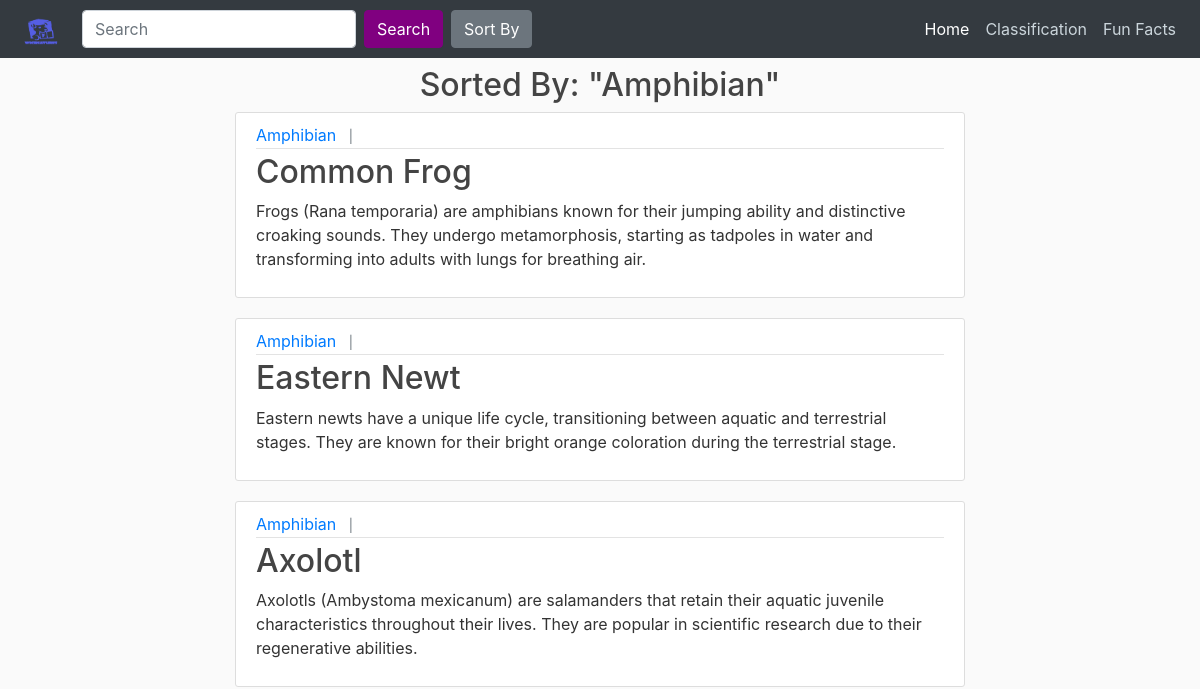
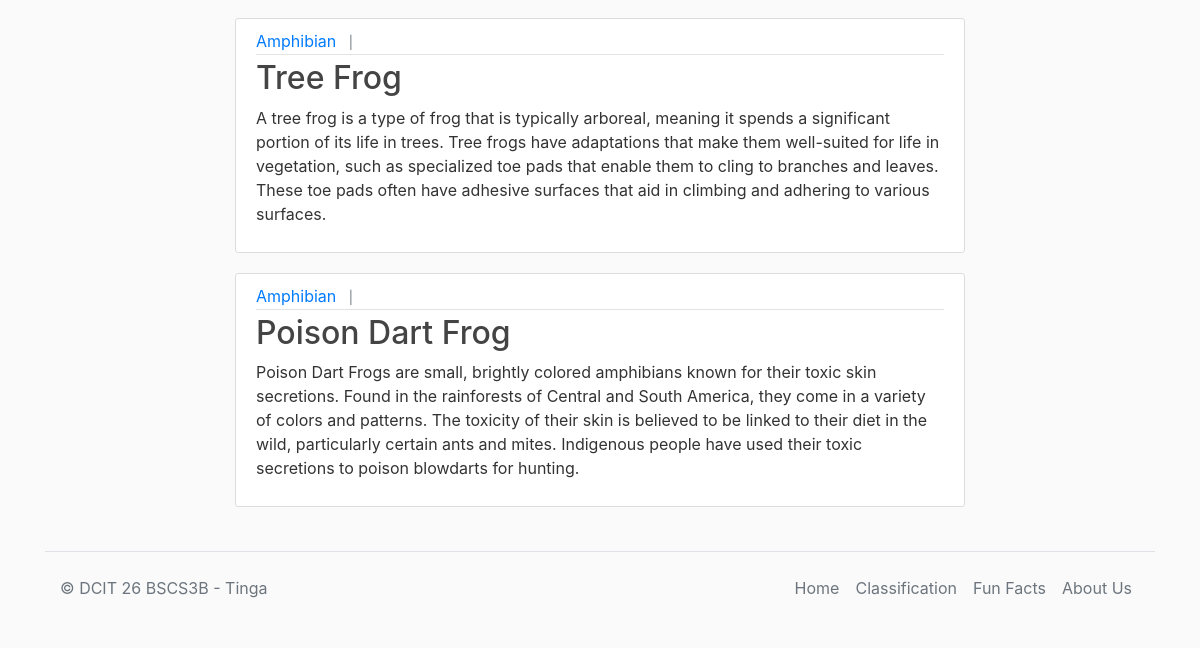
Page /Sorted-link/Amphibian/ on the earlier database version (2 pictures, top to bottom).
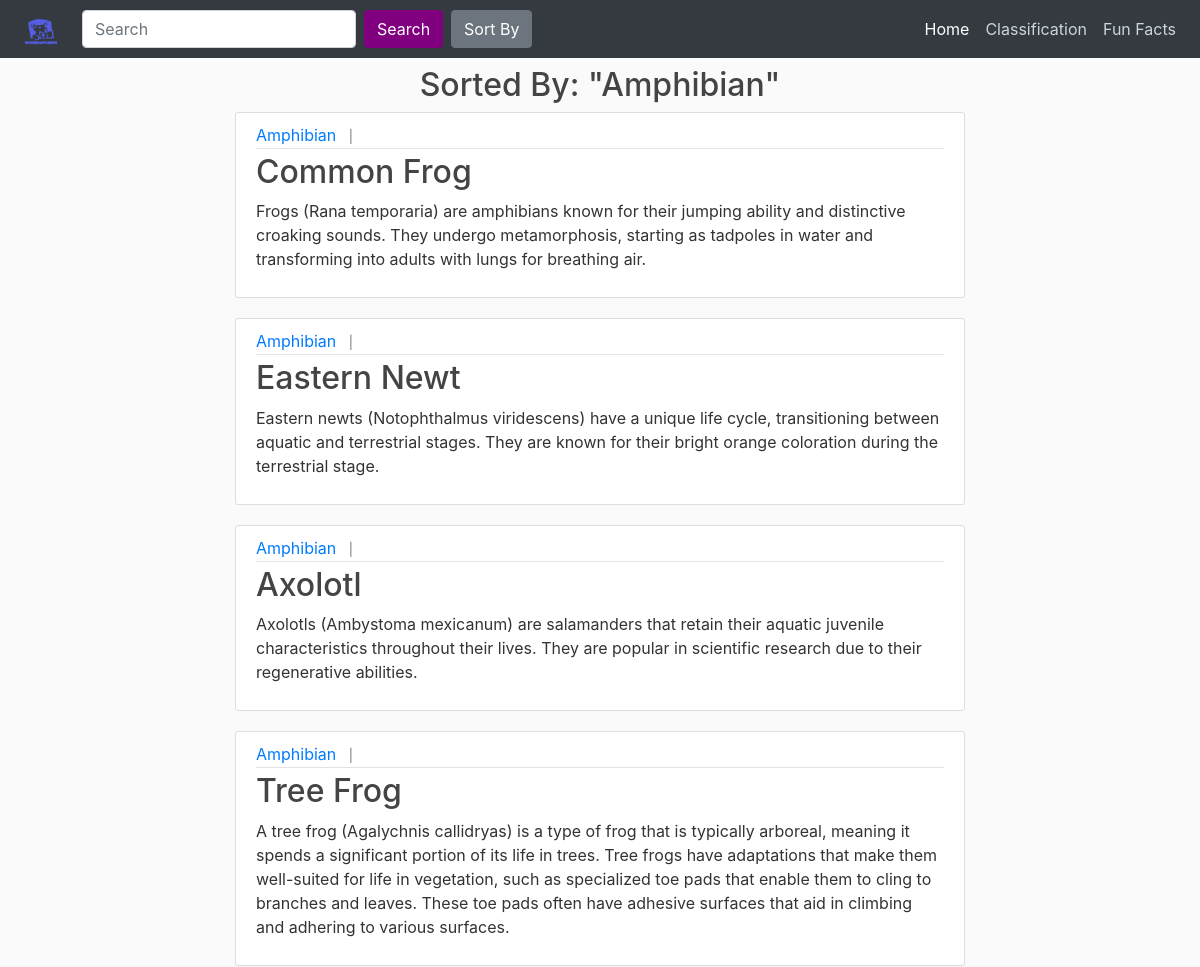
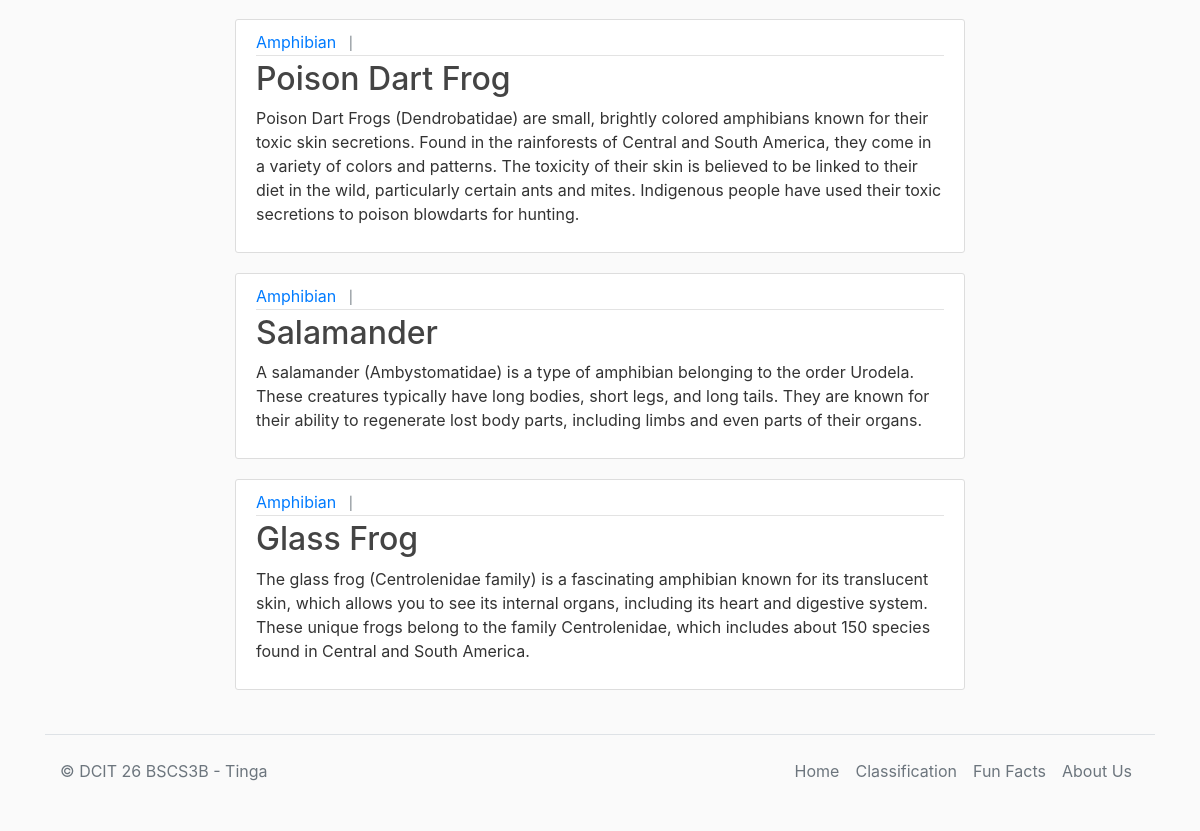
Same page on the later database version (2 pictures, top to bottom).
### blog/models.py (models this page shows, shortened)
class Post(models.Model):
	an_type = models.CharField(max_length=100)
	animal_cat = models.CharField(max_length=50)
	animal = models.CharField(max_length=100)
	definition = models.TextField()
	location_discovered = models.CharField(max_length=100)
	location = models.CharField(max_length=100)
	more_info = models.TextField(null=True, blank=True)
	image_name = models.CharField(max_length=50)
	image = models.ImageField(upload_to="img/%y", height_field=None, width_field=None, max_length=None)
	sci_name = models.CharField(max_length=255)
	fav_food = models.CharField(max_length=255)

### blog/views.py (the view)
# urls.py: path('Sorted-link/<str:animal_type>/', views.sort_animals_type, name='blog-animals2'),
def sort_animals_type(request, animal_type=None):
    include_other = False
    if animal_type:
        sort_query = Post.objects.filter(an_type = animal_type)
    else:
        sort_query = Post.objects.all()
    context = {
        'posts' : sort_query,
        'selected_animal_type' : animal_type,
        'inlude_other' : include_other
    }
    return render(request, 'blog/sorting_clicked.html', context)

### blog/templates/blog/sorting_clicked.html (shortened to what this page needs)
{% extends 'blog/base.html' %}
{% block content %}
<div>
{% if selected_animal_type %}
    <h2 style='text-align: center;'>Sorted By: "{{ selected_animal_type }}"</h2>
{% endif %}
</div>
<div>
  {% for post in posts %}
    <article class="media content-section mt-2">
          <div class="media-body">
            <div class="article-metadata">
              <a class="mr-2" href="{% url 'blog:blog-animals2' post.an_type %}">{{ post.an_type }}</a>
              <small class="text-muted">{{ post.date_discovered }} |</small>
            </div>
            <h2><a class="article-title" href="{% url 'blog:blog-info' post.animal %}">{{ post.animal }}</a></h2>
            <p class="article-content">{{ post.definition }}</p>
          </div>
        </article>
  {% endfor %}
</div>
{% endblock %}

Differences in the rows shown:
changed Post "Eastern Newt": definition "Eastern newts have a unique life…" → "Eastern newts (Notophthalmus viridescens) have a unique life…"
changed Post "Tree Frog": definition "A tree frog is a type of…" → "A tree frog (Agalychnis callidryas) is a type of…"
changed Post "Poison Dart Frog": definition "Poison Dart Frogs are small, brightly colored…" → "Poison Dart Frogs (Dendrobatidae) are small, brightly colored…"
added Post: an_type "Amphibian", animal "Salamander", definition "A salamander (Ambystomatidae) is a type of amphibian belonging to the order Urodela. These creatures typically have long bodies, short legs, and long tails. They are known for their ability to regenerate lost body parts, including limbs and even parts of their organs."
added Post: an_type "Amphibian", animal "Glass Frog", definition "The glass frog (Centrolenidae family) is a fascinating amphibian known for its translucent skin, which allows you to see its internal organs, including its heart and digestive system. These unique frogs belong to the family Centrolenidae, which includes about 150 species found in Central and South America."
